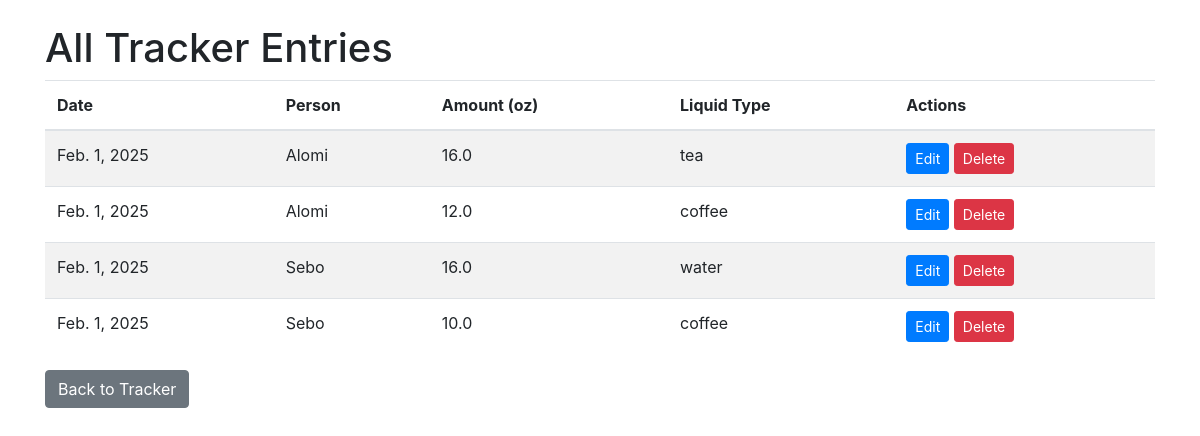
/entries/, run on an earlier commit of the app's database.
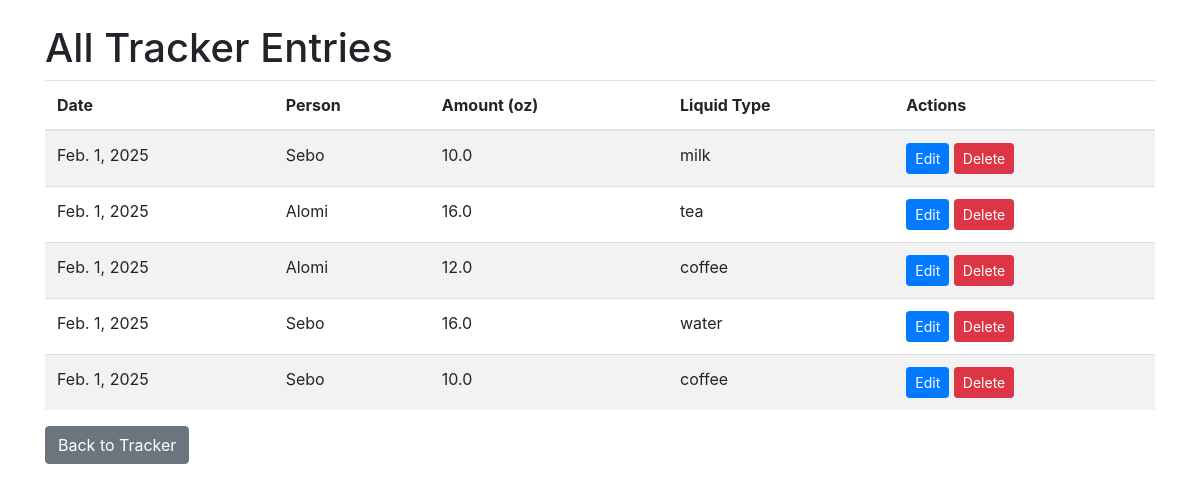
And on a later commit of the database.
### tracker/models.py (models this page shows, shortened)
class WaterIntake(models.Model):
    person = models.CharField(max_length=10, choices=PERSON_CHOICES, default='alomi')
    amount = models.FloatField(help_text="Amount of liquid in ounces")
    liquid_type = models.CharField(max_length=50, choices=LIQUID_CHOICES, default='water')
    entry_date = models.DateField(default=date.today)

### tracker/views.py (the view)
# urls.py: path('entries/', views.entry_list, name='entry_list'),
def entry_list(request):
    entries = WaterIntake.objects.all().order_by('-entry_date', '-id')
    return render(request, 'tracker/entry_list.html', {'entries': entries})

### tracker/templates/tracker/entry_list.html
{% extends 'tracker/base.html' %}
{% block content %}
<h1>All Tracker Entries</h1>
<table class="table table-striped">
    <thead>
       <tr>
         <th>Date</th>
         <th>Person</th>
         <th>Amount (oz)</th>
         <th>Liquid Type</th>
         <th>Actions</th>
       </tr>
    </thead>
    <tbody>
      {% for entry in entries %}
         <tr>
            <td>{{ entry.entry_date }}</td>
            <td>{{ entry.get_person_display }}</td>
            <td>{{ entry.amount }}</td>
            <td>{{ entry.liquid_type }}</td>
            <td>
               <a href="{% url 'entry_update' entry.pk %}" class="btn btn-sm btn-primary">Edit</a>
               <a href="{% url 'entry_delete' entry.pk %}" class="btn btn-sm btn-danger">Delete</a>
            </td>
         </tr>
      {% empty %}
         <tr><td colspan="5">No entries found.</td></tr>
      {% endfor %}
    </tbody>
</table>
<a href="{% url 'index' %}" class="btn btn-secondary">Back to Tracker</a>
{% endblock %}

### tracker/templates/tracker/base.html (shortened to what this page needs)
<!DOCTYPE html>
<html lang="en">
<head>
    <link rel="stylesheet" href="https://stackpath.bootstrapcdn.com/bootstrap/4.5.0/css/bootstrap.min.css">
</head>
<body>
    <div class="container mt-4">
        {% block content %}{% endblock %}
    </div>
</body>
</html>

What changed in the data, as far as the page shows it:
added WaterIntake: entry_date "Feb. 1, 2025", person "Sebo", amount "10.0", liquid_type "milk"
